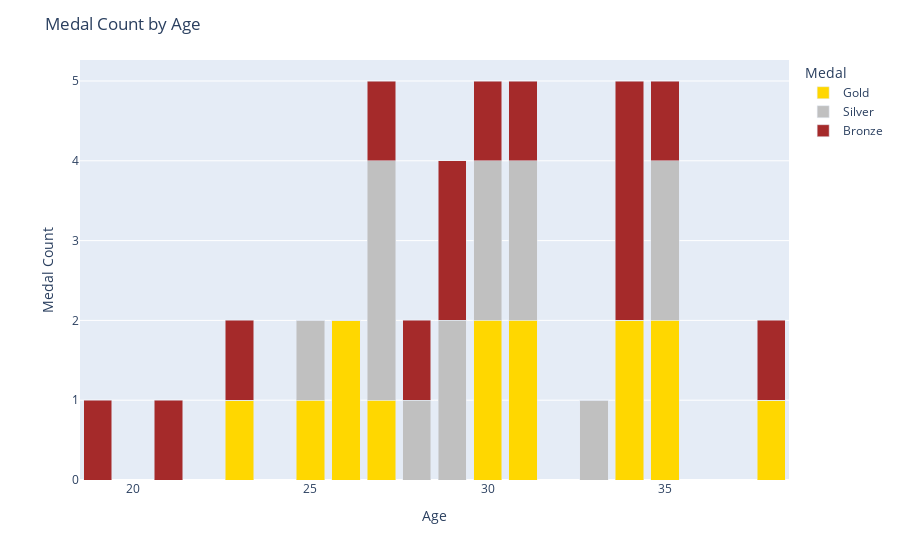

The notebook cell saved with this chart:
### Code cell
# Display the initial scatter plot
#filtered_df = df.copy()
update_plot(gender_dropdown.value, sport_dropdown.value, country_dropdown.value)

### Figure 1 — Plotly figure (JSON) as saved in the notebook; plotly's stock layout.template omitted (floating-point values rounded to 4 significant figures)
{"data": [{"alignmentgroup": "True", "customdata": [[1], [1], [2], [2], [2], [5], [2], [4], [5], [5], [1], [5], [5], [2]], "hovertemplate": "Medal=Gold<br>Age=%{x}<br>Medal Count=%{y}<br>Total=%{customdata[0]}<extra></extra>", "legendgroup": "Gold", "marker": {"color": "gold", "pattern": {"shape": ""}}, "name": "Gold", "offsetgroup": "Gold", "orientation": "v", "showlegend": true, "textposition": "auto", "type": "bar", "x": [19, 21, 23, 25, 26, 27, 28, 29, 30, 31, 33, 34, 35, 38], "xaxis": "x", "y": [0, 0, 1, 1, 2, 1, 0, 0, 2, 2, 0, 2, 2, 1], "yaxis": "y"}, {"alignmentgroup": "True", "customdata": [[1], [1], [2], [2], [2], [5], [2], [4], [5], [5], [1], [5], [5], [2]], "hovertemplate": "Medal=Silver<br>Age=%{x}<br>Medal Count=%{y}<br>Total=%{customdata[0]}<extra></extra>", "legendgroup": "Silver", "marker": {"color": "silver", "pattern": {"shape": ""}}, "name": "Silver", "offsetgroup": "Silver", "orientation": "v", "showlegend": true, "textposition": "auto", "type": "bar", "x": [19, 21, 23, 25, 26, 27, 28, 29, 30, 31, 33, 34, 35, 38], "xaxis": "x", "y": [0, 0, 0, 1, 0, 3, 1, 2, 2, 2, 1, 0, 2, 0], "yaxis": "y"}, {"alignmentgroup": "True", "customdata": [[1], [1], [2], [2], [2], [5], [2], [4], [5], [5], [1], [5], [5], [2]], "hovertemplate": "Medal=Bronze<br>Age=%{x}<br>Medal Count=%{y}<br>Total=%{customdata[0]}<extra></extra>", "legendgroup": "Bronze", "marker": {"color": "brown", "pattern": {"shape": ""}}, "name": "Bronze", "offsetgroup": "Bronze", "orientation": "v", "showlegend": true, "textposition": "auto", "type": "bar", "x": [19, 21, 23, 25, 26, 27, 28, 29, 30, 31, 33, 34, 35, 38], "xaxis": "x", "y": [1, 1, 1, 0, 0, 1, 1, 2, 1, 1, 0, 3, 1, 1], "yaxis": "y"}], "layout": {"autosize": true, "barmode": "stack", "legend": {"title": {"text": "Medal"}, "tracegroupgap": 0}, "margin": {"t": 60}, "title": {"text": "Medal Count by Age"}, "xaxis": {"anchor": "y", "autorange": true, "domain": [0, 1], "range": [18.5, 38.5], "title": {"text": "Age"}, "type": "linear"}, "yaxis": {"anchor": "x", "autorange": true, "domain": [0, 1], "range": [0, 5.263], "title": {"text": "Medal Count"}, "type": "linear"}}}
